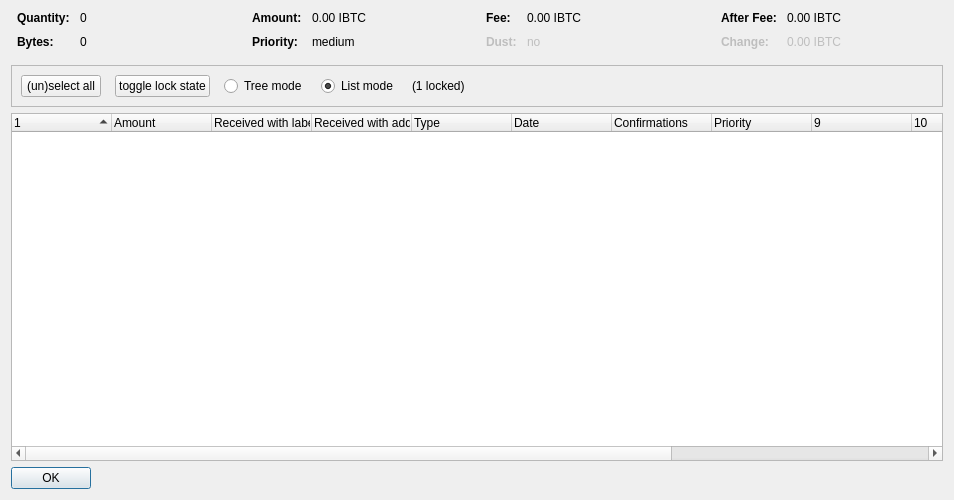
<?xml version="1.0" encoding="UTF-8"?>
<ui version="4.0">
 <class>CoinControlDialog</class>
 <widget class="QDialog" name="CoinControlDialog">
  <property name="geometry">
   <rect>
    <x>0</x>
    <y>0</y>
    <width>954</width>
    <height>500</height>
   </rect>
  </property>
  <property name="windowTitle">
   <string>Coin Selection</string>
  </property>
  <layout class="QVBoxLayout" name="verticalLayout">
   <item>
    <layout class="QHBoxLayout" name="horizontalLayoutTop" stretch="0,0,0,0">
     <property name="topMargin">
      <number>0</number>
     </property>
     <property name="bottomMargin">
      <number>10</number>
     </property>
     <item>
      <layout class="QFormLayout" name="formLayoutCoinControl1">
       <property name="horizontalSpacing">
        <number>10</number>
       </property>
       <property name="verticalSpacing">
        <number>10</number>
       </property>
       <property name="leftMargin">
        <number>6</number>
       </property>
       <property name="rightMargin">
        <number>6</number>
       </property>
       <item row="0" column="0">
        <widget class="QLabel" name="labelCoinControlQuantityText">
         <property name="font">
          <font>
           <weight>75</weight>
           <bold>true</bold>
          </font>
         </property>
         <property name="text">
          <string>Quantity:</string>
         </property>
        </widget>
       </item>
       <item row="0" column="1">
        <widget class="QLabel" name="labelCoinControlQuantity">
         <property name="cursor">
          <cursorShape>IBeamCursor</cursorShape>
         </property>
         <property name="contextMenuPolicy">
          <enum>Qt::ActionsContextMenu</enum>
         </property>
         <property name="text">
          <string notr="true">0</string>
         </property>
         <property name="textInteractionFlags">
          <set>Qt::LinksAccessibleByMouse|Qt::TextSelectableByKeyboard|Qt::TextSelectableByMouse</set>
         </property>
        </widget>
       </item>
       <item row="1" column="0">
        <widget class="QLabel" name="labelCoinControlBytesText">
         <property name="font">
          <font>
           <weight>75</weight>
           <bold>true</bold>
          </font>
         </property>
         <property name="text">
          <string>Bytes:</string>
         </property>
        </widget>
       </item>
       <item row="1" column="1">
        <widget class="QLabel" name="labelCoinControlBytes">
         <property name="cursor">
          <cursorShape>IBeamCursor</cursorShape>
         </property>
         <property name="contextMenuPolicy">
          <enum>Qt::ActionsContextMenu</enum>
         </property>
         <property name="text">
          <string notr="true">0</string>
         </property>
         <property name="textInteractionFlags">
          <set>Qt::LinksAccessibleByMouse|Qt::TextSelectableByKeyboard|Qt::TextSelectableByMouse</set>
         </property>
        </widget>
       </item>
      </layout>
     </item>
     <item>
      <layout class="QFormLayout" name="formLayoutCoinControl2">
       <property name="horizontalSpacing">
        <number>10</number>
       </property>
       <property name="verticalSpacing">
        <number>10</number>
       </property>
       <property name="leftMargin">
        <number>6</number>
       </property>
       <property name="rightMargin">
        <number>6</number>
       </property>
       <item row="0" column="0">
        <widget class="QLabel" name="labelCoinControlAmountText">
         <property name="font">
          <font>
           <weight>75</weight>
           <bold>true</bold>
          </font>
         </property>
         <property name="text">
          <string>Amount:</string>
         </property>
        </widget>
       </item>
       <item row="0" column="1">
        <widget class="QLabel" name="labelCoinControlAmount">
         <property name="cursor">
          <cursorShape>IBeamCursor</cursorShape>
         </property>
         <property name="contextMenuPolicy">
          <enum>Qt::ActionsContextMenu</enum>
         </property>
         <property name="text">
          <string notr="true">0.00 IBTC</string>
         </property>
         <property name="textInteractionFlags">
          <set>Qt::LinksAccessibleByMouse|Qt::TextSelectableByKeyboard|Qt::TextSelectableByMouse</set>
         </property>
        </widget>
       </item>
       <item row="1" column="0">
        <widget class="QLabel" name="labelCoinControlPriorityText">
         <property name="font">
          <font>
           <weight>75</weight>
           <bold>true</bold>
          </font>
         </property>
         <property name="text">
          <string>Priority:</string>
         </property>
        </widget>
       </item>
       <item row="1" column="1">
        <widget class="QLabel" name="labelCoinControlPriority">
         <property name="cursor">
          <cursorShape>IBeamCursor</cursorShape>
         </property>
         <property name="contextMenuPolicy">
          <enum>Qt::ActionsContextMenu</enum>
         </property>
         <property name="text">
          <string>medium</string>
         </property>
         <property name="textInteractionFlags">
          <set>Qt::LinksAccessibleByMouse|Qt::TextSelectableByKeyboard|Qt::TextSelectableByMouse</set>
         </property>
        </widget>
       </item>
      </layout>
     </item>
     <item>
      <layout class="QFormLayout" name="formLayoutCoinControl3">
       <property name="horizontalSpacing">
        <number>10</number>
       </property>
       <property name="verticalSpacing">
        <number>10</number>
       </property>
       <property name="leftMargin">
        <number>6</number>
       </property>
       <property name="rightMargin">
        <number>6</number>
       </property>
       <item row="0" column="0">
        <widget class="QLabel" name="labelCoinControlFeeText">
         <property name="font">
          <font>
           <weight>75</weight>
           <bold>true</bold>
          </font>
         </property>
         <property name="text">
          <string>Fee:</string>
         </property>
        </widget>
       </item>
       <item row="0" column="1">
        <widget class="QLabel" name="labelCoinControlFee">
         <property name="cursor">
          <cursorShape>IBeamCursor</cursorShape>
         </property>
         <property name="contextMenuPolicy">
          <enum>Qt::ActionsContextMenu</enum>
         </property>
         <property name="text">
          <string notr="true">0.00 IBTC</string>
         </property>
         <property name="textInteractionFlags">
          <set>Qt::LinksAccessibleByMouse|Qt::TextSelectableByKeyboard|Qt::TextSelectableByMouse</set>
         </property>
        </widget>
       </item>
       <item row="1" column="0">
        <widget class="QLabel" name="labelCoinControlLowOutputText">
         <property name="enabled">
          <bool>false</bool>
         </property>
         <property name="font">
          <font>
           <weight>75</weight>
           <bold>true</bold>
          </font>
         </property>
         <property name="text">
          <string>Dust:</string>
         </property>
        </widget>
       </item>
       <item row="1" column="1">
        <widget class="QLabel" name="labelCoinControlLowOutput">
         <property name="enabled">
          <bool>false</bool>
         </property>
         <property name="cursor">
          <cursorShape>IBeamCursor</cursorShape>
         </property>
         <property name="contextMenuPolicy">
          <enum>Qt::ActionsContextMenu</enum>
         </property>
         <property name="text">
          <string>no</string>
         </property>
         <property name="textInteractionFlags">
          <set>Qt::LinksAccessibleByMouse|Qt::TextSelectableByKeyboard|Qt::TextSelectableByMouse</set>
         </property>
        </widget>
       </item>
      </layout>
     </item>
     <item>
      <layout class="QFormLayout" name="formLayoutCoinControl4">
       <property name="horizontalSpacing">
        <number>10</number>
       </property>
       <property name="verticalSpacing">
        <number>10</number>
       </property>
       <property name="leftMargin">
        <number>6</number>
       </property>
       <property name="rightMargin">
        <number>6</number>
       </property>
       <item row="0" column="0">
        <widget class="QLabel" name="labelCoinControlAfterFeeText">
         <property name="font">
          <font>
           <weight>75</weight>
           <bold>true</bold>
          </font>
         </property>
         <property name="text">
          <string>After Fee:</string>
         </property>
        </widget>
       </item>
       <item row="0" column="1">
        <widget class="QLabel" name="labelCoinControlAfterFee">
         <property name="cursor">
          <cursorShape>IBeamCursor</cursorShape>
         </property>
         <property name="contextMenuPolicy">
          <enum>Qt::ActionsContextMenu</enum>
         </property>
         <property name="text">
          <string notr="true">0.00 IBTC</string>
         </property>
         <property name="textInteractionFlags">
          <set>Qt::LinksAccessibleByMouse|Qt::TextSelectableByKeyboard|Qt::TextSelectableByMouse</set>
         </property>
        </widget>
       </item>
       <item row="1" column="0">
        <widget class="QLabel" name="labelCoinControlChangeText">
         <property name="enabled">
          <bool>false</bool>
         </property>
         <property name="font">
          <font>
           <weight>75</weight>
           <bold>true</bold>
          </font>
         </property>
         <property name="text">
          <string>Change:</string>
         </property>
        </widget>
       </item>
       <item row="1" column="1">
        <widget class="QLabel" name="labelCoinControlChange">
         <property name="enabled">
          <bool>false</bool>
         </property>
         <property name="cursor">
          <cursorShape>IBeamCursor</cursorShape>
         </property>
         <property name="contextMenuPolicy">
          <enum>Qt::ActionsContextMenu</enum>
         </property>
         <property name="text">
          <string notr="true">0.00 IBTC</string>
         </property>
         <property name="textInteractionFlags">
          <set>Qt::LinksAccessibleByMouse|Qt::TextSelectableByKeyboard|Qt::TextSelectableByMouse</set>
         </property>
        </widget>
       </item>
      </layout>
     </item>
    </layout>
   </item>
   <item>
    <widget class="QFrame" name="frame">
     <property name="minimumSize">
      <size>
       <width>0</width>
       <height>40</height>
      </size>
     </property>
     <property name="frameShape">
      <enum>QFrame::StyledPanel</enum>
     </property>
     <property name="frameShadow">
      <enum>QFrame::Sunken</enum>
     </property>
     <layout class="QHBoxLayout" name="horizontalLayout">
      <item>
       <layout class="QHBoxLayout" name="horizontalLayoutPanel" stretch="0,0,0,0,0,0">
        <property name="spacing">
         <number>14</number>
        </property>
        <item>
         <widget class="QPushButton" name="pushButtonSelectAll">
          <property name="sizePolicy">
           <sizepolicy hsizetype="Maximum" vsizetype="Fixed">
            <horstretch>0</horstretch>
            <verstretch>0</verstretch>
           </sizepolicy>
          </property>
          <property name="text">
           <string>(un)select all</string>
          </property>
          <property name="autoDefault">
           <bool>false</bool>
          </property>
         </widget>
        </item>
        <item>
         <widget class="QPushButton" name="pushButtonToggleLock">
          <property name="sizePolicy">
           <sizepolicy hsizetype="Maximum" vsizetype="Fixed">
            <horstretch>0</horstretch>
            <verstretch>0</verstretch>
           </sizepolicy>
          </property>
          <property name="text">
           <string>toggle lock state</string>
          </property>
          <property name="autoDefault">
           <bool>false</bool>
          </property>
         </widget>
        </item>
        <item>
         <widget class="QRadioButton" name="radioTreeMode">
          <property name="sizePolicy">
           <sizepolicy hsizetype="Maximum" vsizetype="Fixed">
            <horstretch>0</horstretch>
            <verstretch>0</verstretch>
           </sizepolicy>
          </property>
          <property name="text">
           <string>Tree mode</string>
          </property>
         </widget>
        </item>
        <item>
         <widget class="QRadioButton" name="radioListMode">
          <property name="sizePolicy">
           <sizepolicy hsizetype="Maximum" vsizetype="Fixed">
            <horstretch>0</horstretch>
            <verstretch>0</verstretch>
           </sizepolicy>
          </property>
          <property name="text">
           <string>List mode</string>
          </property>
          <property name="checked">
           <bool>true</bool>
          </property>
         </widget>
        </item>
        <item>
         <widget class="QLabel" name="labelLocked">
          <property name="text">
           <string>(1 locked)</string>
          </property>
         </widget>
        </item>
        <item>
         <spacer name="horizontalSpacer">
          <property name="orientation">
           <enum>Qt::Horizontal</enum>
          </property>
          <property name="sizeHint" stdset="0">
           <size>
            <width>40</width>
            <height>20</height>
           </size>
          </property>
         </spacer>
        </item>
       </layout>
      </item>
     </layout>
    </widget>
   </item>
   <item>
    <widget class="CoinControlTreeWidget" name="treeWidget">
     <property name="contextMenuPolicy">
      <enum>Qt::CustomContextMenu</enum>
     </property>
     <property name="sortingEnabled">
      <bool>false</bool>
     </property>
     <property name="columnCount">
      <number>13</number>
     </property>
     <attribute name="headerShowSortIndicator" stdset="0">
      <bool>true</bool>
     </attribute>
     <attribute name="headerStretchLastSection">
      <bool>false</bool>
     </attribute>
     <column>
      <property name="text">
       <string/>
      </property>
     </column>
     <column>
      <property name="text">
       <string>Amount</string>
      </property>
     </column>
     <column>
      <property name="text">
       <string>Received with label</string>
      </property>
     </column>
     <column>
      <property name="text">
       <string>Received with address</string>
      </property>
     </column>
     <column>
      <property name="text">
	<string>Type</string>
      </property>
     </column>
     <column>
      <property name="text">	 
       <string>Date</string>
      </property>
     </column>
     <column>
      <property name="text">
       <string>Confirmations</string>
      </property>
      <property name="toolTip">
       <string>Confirmed</string>
      </property>
     </column>
     <column>
      <property name="text">
       <string>Priority</string>
      </property>
     </column>
     <column>
      <property name="text">
       <string/>
      </property>
     </column>
     <column>
      <property name="text">
       <string/>
      </property>
     </column>
     <column>
      <property name="text">
       <string/>
      </property>
     </column>
     <column>
      <property name="text">
       <string/>
      </property>
     </column>
     <column>
      <property name="text">
       <string/>
      </property>
     </column>
    </widget>
   </item>
   <item>
    <widget class="QDialogButtonBox" name="buttonBox">
     <property name="sizePolicy">
      <sizepolicy hsizetype="Maximum" vsizetype="Fixed">
       <horstretch>0</horstretch>
       <verstretch>0</verstretch>
      </sizepolicy>
     </property>
     <property name="orientation">
      <enum>Qt::Horizontal</enum>
     </property>
     <property name="standardButtons">
      <set>QDialogButtonBox::Ok</set>
     </property>
    </widget>
   </item>
  </layout>
 </widget>
 <customwidgets>
  <customwidget>
   <class>CoinControlTreeWidget</class>
   <extends>QTreeWidget</extends>
   <header>coincontroltreewidget.h</header>
  </customwidget>
 </customwidgets>
 <resources/>
 <connections/>
</ui>
